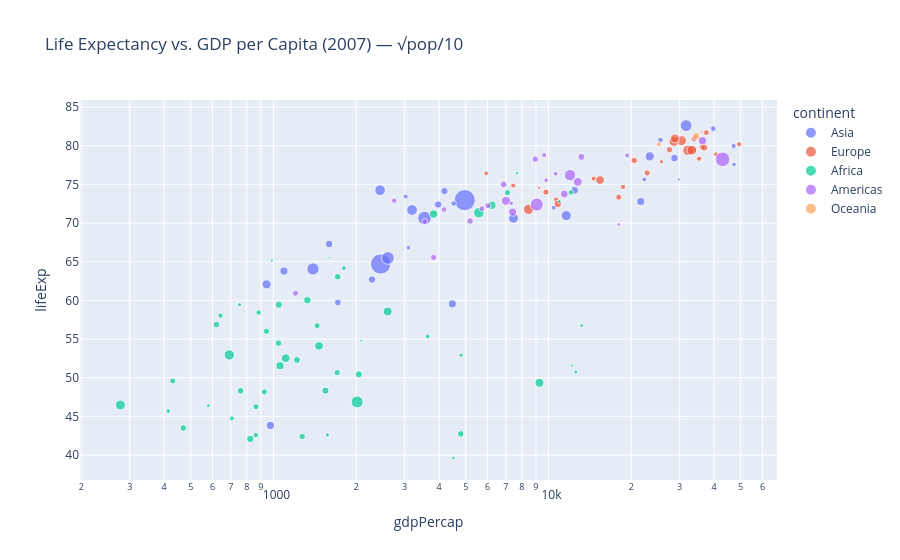

Notebook code cell kept with this figure:
### Code cell
import numpy as np 

gapminder_2007 = gapminder.query("year==2007").copy()
gapminder_2007['sqrtPop_small'] = np.sqrt(gapminder_2007['pop'] + 1) / 10   # ① 开根号 ÷10

fig = px.scatter(
    gapminder_2007,
    x="gdpPercap",
    y="lifeExp",
    color="continent",
    size="sqrtPop_small",       # ← 开根号 ÷10
    size_max=15,
    hover_name="country",
    log_x=True,
    title="Life Expectancy vs. GDP per Capita (2007) — √pop/10"
)
fig.show()

### Figure 1 — Plotly figure (JSON) as saved in the notebook; plotly's stock layout.template omitted (floating-point values rounded to 4 significant figures)
{"data": [{"hovertemplate": "<b>%{hovertext}</b><br><br>continent=Asia<br>gdpPercap=%{x}<br>lifeExp=%{y}<br>sqrtPop_small=%{marker.size}<extra></extra>", "hovertext": ["Afghanistan", "Bahrain", "Bangladesh", "Cambodia", "China", "Hong Kong, China", "India", "Indonesia", "Iran", "Iraq", "Israel", "Japan", "Jordan", "Korea, Dem. Rep.", "Korea, Rep.", "Kuwait", "Lebanon", "Malaysia", "Mongolia", "Myanmar", "Nepal", "Oman", "Pakistan", "Philippines", "Saudi Arabia", "Singapore", "Sri Lanka", "Syria", "Taiwan", "Thailand", "Vietnam", "West Bank and Gaza", "Yemen, Rep."], "legendgroup": "Asia", "marker": {"color": "#636efa", "size": [564.7, 84.18, 1227.0, 375.9, 3631.0, 264.2, 3332.0, 1495.0, 833.4, 524.4, 253.5, 1129.0, 246.0, 482.7, 700.3, 158.3, 198.0, 498.2, 169.5, 691.1, 537.6, 179.0, 1301.0, 954.3, 525.4, 213.4, 451.4, 439.5, 481.4, 806.6, 923.4, 200.5, 471.3], "sizemode": "area", "sizeref": 16.14, "symbol": "circle"}, "mode": "markers", "name": "Asia", "orientation": "v", "showlegend": true, "type": "scatter", "x": [974.6, 29800.0, 1391.0, 1714.0, 4959.0, 39720.0, 2452.0, 3541.0, 11610.0, 4471.0, 25520.0, 31660.0, 4519.0, 1593.0, 23350.0, 47310.0, 10460.0, 12450.0, 3096.0, 944.0, 1091.0, 22320.0, 2606.0, 3190.0, 21650.0, 47140.0, 3970.0, 4185.0, 28720.0, 7458.0, 2442.0, 3025.0, 2281.0], "xaxis": "x", "y": [43.83, 75.64, 64.06, 59.72, 72.96, 82.21, 64.7, 70.65, 70.96, 59.55, 80.75, 82.6, 72.53, 67.3, 78.62, 77.59, 71.99, 74.24, 66.8, 62.07, 63.78, 75.64, 65.48, 71.69, 72.78, 79.97, 72.4, 74.14, 78.4, 70.62, 74.25, 73.42, 62.7], "yaxis": "y"}, {"hovertemplate": "<b>%{hovertext}</b><br><br>continent=Europe<br>gdpPercap=%{x}<br>lifeExp=%{y}<br>sqrtPop_small=%{marker.size}<extra></extra>", "hovertext": ["Albania", "Austria", "Belgium", "Bosnia and Herzegovina", "Bulgaria", "Croatia", "Czech Republic", "Denmark", "Finland", "France", "Germany", "Greece", "Hungary", "Iceland", "Ireland", "Italy", "Montenegro", "Netherlands", "Norway", "Poland", "Portugal", "Romania", "Serbia", "Slovak Republic", "Slovenia", "Spain", "Sweden", "Switzerland", "Turkey", "United Kingdom"], "legendgroup": "Europe", "marker": {"color": "#EF553B", "size": [189.8, 286.4, 322.4, 213.4, 270.6, 212.0, 319.8, 233.8, 228.9, 781.6, 907.7, 327.2, 315.5, 54.95, 202.7, 762.5, 82.75, 407.1, 215.1, 620.6, 326.2, 472.0, 318.6, 233.4, 141.7, 636.0, 300.5, 274.9, 843.6, 779.6], "sizemode": "area", "sizeref": 16.14, "symbol": "circle"}, "mode": "markers", "name": "Europe", "orientation": "v", "showlegend": true, "type": "scatter", "x": [5937.0, 36130.0, 33690.0, 7446.0, 10680.0, 14620.0, 22830.0, 35280.0, 33210.0, 30470.0, 32170.0, 27540.0, 18010.0, 36180.0, 40680.0, 28570.0, 9254.0, 36800.0, 49360.0, 15390.0, 20510.0, 10810.0, 9787.0, 18680.0, 25770.0, 28820.0, 33860.0, 37510.0, 8458.0, 33200.0], "xaxis": "x", "y": [76.42, 79.83, 79.44, 74.85, 73.0, 75.75, 76.49, 78.33, 79.31, 80.66, 79.41, 79.48, 73.34, 81.76, 78.89, 80.55, 74.54, 79.76, 80.2, 75.56, 78.1, 72.48, 74.0, 74.66, 77.93, 80.94, 80.88, 81.7, 71.78, 79.42], "yaxis": "y"}, {"hovertemplate": "<b>%{hovertext}</b><br><br>continent=Africa<br>gdpPercap=%{x}<br>lifeExp=%{y}<br>sqrtPop_small=%{marker.size}<extra></extra>", "hovertext": ["Algeria", "Angola", "Benin", "Botswana", "Burkina Faso", "Burundi", "Cameroon", "Central African Republic", "Chad", "Comoros", "Congo, Dem. Rep.", "Congo, Rep.", "Cote d'Ivoire", "Djibouti", "Egypt", "Equatorial Guinea", "Eritrea", "Ethiopia", "Gabon", "Gambia", "Ghana", "Guinea", "Guinea-Bissau", "Kenya", "Lesotho", "Liberia", "Libya", "Madagascar", "Malawi", "Mali", "Mauritania", "Mauritius", "Morocco", "Mozambique", "Namibia", "Niger", "Nigeria", "Reunion", "Rwanda", "Sao Tome and Principe", "Senegal", "Sierra Leone", "Somalia", "South Africa", "Sudan", "Swaziland", "Tanzania", "Togo", "Tunisia", "Uganda", "Zambia", "Zimbabwe"], "legendgroup": "Africa", "marker": {"color": "#00cc96", "size": [577.3, 352.4, 284.2, 128.0, 378.5, 289.7, 420.7, 209.0, 320.0, 84.32, 803.8, 195.0, 424.4, 70.45, 895.9, 74.24, 221.5, 874.7, 120.6, 129.9, 478.3, 315.4, 121.3, 596.7, 141.9, 178.7, 245.7, 437.8, 365.1, 346.9, 180.8, 111.8, 581.0, 446.7, 143.4, 359.1, 1162.0, 89.34, 297.7, 44.67, 350.2, 247.9, 302.0, 663.3, 650.3, 106.4, 617.6, 238.8, 320.6, 540.1, 342.7, 350.9], "sizemode": "area", "sizeref": 16.14, "symbol": "circle"}, "mode": "markers", "name": "Africa", "orientation": "v", "showlegend": true, "type": "scatter", "x": [6223.0, 4797.0, 1441.0, 12570.0, 1217.0, 430.1, 2042.0, 706.0, 1704.0, 986.1, 277.6, 3633.0, 1545.0, 2082.0, 5581.0, 12150.0, 641.4, 690.8, 13210.0, 752.7, 1328.0, 942.7, 579.2, 1463.0, 1569.0, 414.5, 12060.0, 1045.0, 759.3, 1043.0, 1803.0, 10960.0, 3820.0, 823.7, 4811.0, 619.7, 2014.0, 7670.0, 863.1, 1598.0, 1712.0, 862.5, 926.1, 9270.0, 2602.0, 4513.0, 1107.0, 883.0, 7093.0, 1056.0, 1271.0, 469.7], "xaxis": "x", "y": [72.3, 42.73, 56.73, 50.73, 52.3, 49.58, 50.43, 44.74, 50.65, 65.15, 46.46, 55.32, 48.33, 54.79, 71.34, 51.58, 58.04, 52.95, 56.73, 59.45, 60.02, 56.01, 46.39, 54.11, 42.59, 45.68, 73.95, 59.44, 48.3, 54.47, 64.16, 72.8, 71.16, 42.08, 52.91, 56.87, 46.86, 76.44, 46.24, 65.53, 63.06, 42.57, 48.16, 49.34, 58.56, 39.61, 52.52, 58.42, 73.92, 51.54, 42.38, 43.49], "yaxis": "y"}, {"hovertemplate": "<b>%{hovertext}</b><br><br>continent=Americas<br>gdpPercap=%{x}<br>lifeExp=%{y}<br>sqrtPop_small=%{marker.size}<extra></extra>", "hovertext": ["Argentina", "Bolivia", "Brazil", "Canada", "Chile", "Colombia", "Costa Rica", "Cuba", "Dominican Republic", "Ecuador", "El Salvador", "Guatemala", "Haiti", "Honduras", "Jamaica", "Mexico", "Nicaragua", "Panama", "Paraguay", "Peru", "Puerto Rico", "Trinidad and Tobago", "United States", "Uruguay", "Venezuela"], "legendgroup": "Americas", "marker": {"color": "#ab63fa", "size": [634.8, 302.0, 1378.0, 577.8, 403.5, 665.0, 203.3, 337.9, 305.3, 370.9, 263.4, 354.6, 291.6, 273.6, 166.7, 1043.0, 238.2, 180.1, 258.2, 535.5, 198.6, 102.8, 1735.0, 185.7, 510.7], "sizemode": "area", "sizeref": 16.14, "symbol": "circle"}, "mode": "markers", "name": "Americas", "orientation": "v", "showlegend": true, "type": "scatter", "x": [12780.0, 3822.0, 9066.0, 36320.0, 13170.0, 7007.0, 9645.0, 8948.0, 6025.0, 6873.0, 5728.0, 5186.0, 1202.0, 3548.0, 7321.0, 11980.0, 2749.0, 9809.0, 4173.0, 7409.0, 19330.0, 18010.0, 42950.0, 10610.0, 11420.0], "xaxis": "x", "y": [75.32, 65.55, 72.39, 80.65, 78.55, 72.89, 78.78, 78.27, 72.23, 74.99, 71.88, 70.26, 60.92, 70.2, 72.57, 76.19, 72.9, 75.54, 71.75, 71.42, 78.75, 69.82, 78.24, 76.38, 73.75], "yaxis": "y"}, {"hovertemplate": "<b>%{hovertext}</b><br><br>continent=Oceania<br>gdpPercap=%{x}<br>lifeExp=%{y}<br>sqrtPop_small=%{marker.size}<extra></extra>", "hovertext": ["Australia", "New Zealand"], "legendgroup": "Oceania", "marker": {"color": "#FFA15A", "size": [452.0, 202.9], "sizemode": "area", "sizeref": 16.14, "symbol": "circle"}, "mode": "markers", "name": "Oceania", "orientation": "v", "showlegend": true, "type": "scatter", "x": [34440.0, 25190.0], "xaxis": "x", "y": [81.23, 80.2], "yaxis": "y"}], "layout": {"legend": {"itemsizing": "constant", "title": {"text": "continent"}, "tracegroupgap": 0}, "title": {"text": "Life Expectancy vs. GDP per Capita (2007) — √pop/10"}, "xaxis": {"anchor": "y", "domain": [0, 1], "title": {"text": "gdpPercap"}, "type": "log"}, "yaxis": {"anchor": "x", "domain": [0, 1], "title": {"text": "lifeExp"}}}}
